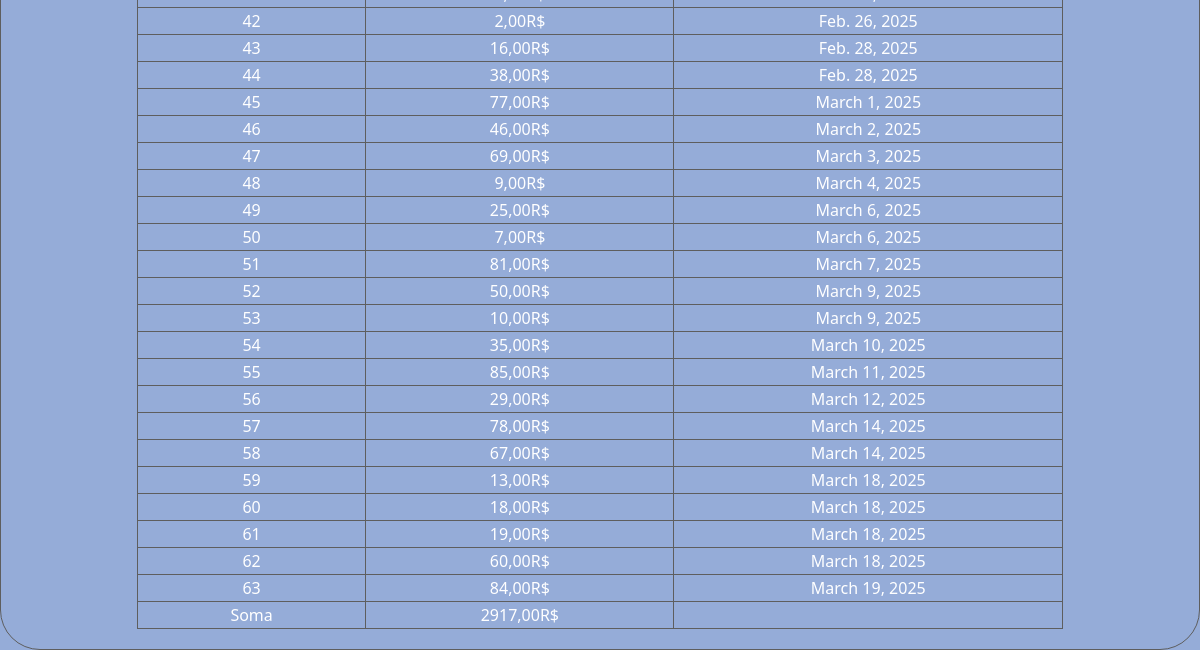
The page /geradorLista (lower part) on the database as committed earlier.
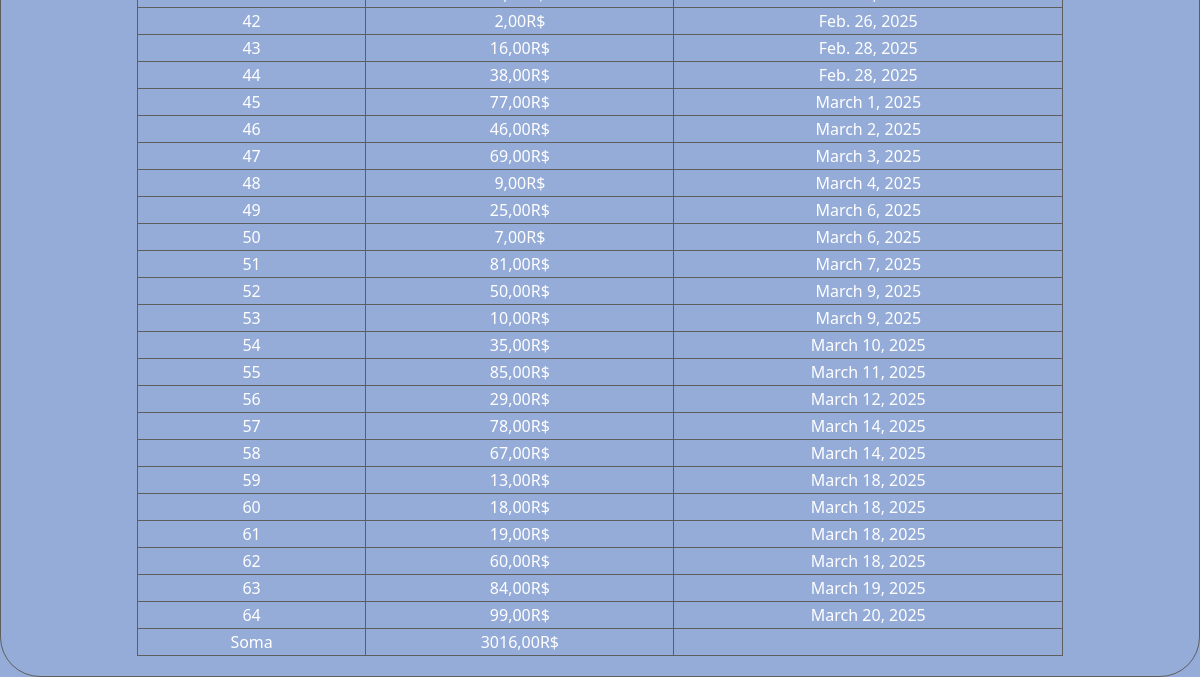
The same page on the database as committed later.
### gerador/models.py (models this page shows)
class NumerosGerados(models.Model):
    numeroGerado = models.IntegerField(verbose_name='numeroGerado',null=False, blank=False)
    dataCriacao = models.DateField(auto_now_add=True, null=False, blank=False)
    class Meta:
        ordering = ['dataCriacao']
        verbose_name = 'Numeros Gerado'

### gerador/views.py (the view)
# urls.py: path('geradorLista', GeradorListView.as_view(), name='geradorLista'),
class GeradorListView(ListView):
    model = NumerosGerados
    template_name = 'gerador/geradorLista.html'
    context_object_name = 'numerosGerados'
    def get_context_data(self, **kwargs):
        context = super().get_context_data(**kwargs)
        soma_total = NumerosGerados.objects.aggregate(Sum('numeroGerado'))['numeroGerado__sum'] or 0
        context['soma_total'] = soma_total
        return context

### gerador/templates/gerador/geradorLista.html (shortened to what this page needs)
{% load static %}
<!DOCTYPE html>
<html lang="en">
<head>
    <link href="https://cdn.jsdelivr.net/npm/bootstrap@5.3.3/dist/css/bootstrap.min.css" rel="stylesheet"
>
    <link rel="stylesheet" href=" {% static 'gerador/css/geradorLista.css' %} ">
</head>
<body>
    <main>
        <section class="section-table">
            <table >
                <tbody>
                    {% for numero in numerosGerados %}
                    <tr>
                        <td>{{ numero.id }}</td>
                        <td>{{ numero.numeroGerado }},00R$</td>
                        <td>{{ numero.dataCriacao}}</td>
                    </tr>
                    {% empty %}
                    <tr>
                        <td colspan="3">Nenhum número gerado ainda.</td>
                    </tr>
                    {% endfor %}
                </tbody>
                <tfoot>
                    <tr>
                        <td>Soma</td>
                        <td>{{ soma_total }},00R$</td>
                    </tr>
                </tfoot>
            </table>
        </section>
    </main>
</body>
</html>

Rows that differ between the two databases and show on the page:
added NumerosGerados: id "64", numeroGerado "99", dataCriacao "March 20, 2025"
Other text that changed with them:
{{ soma_total }}: "2917" → "3016"
